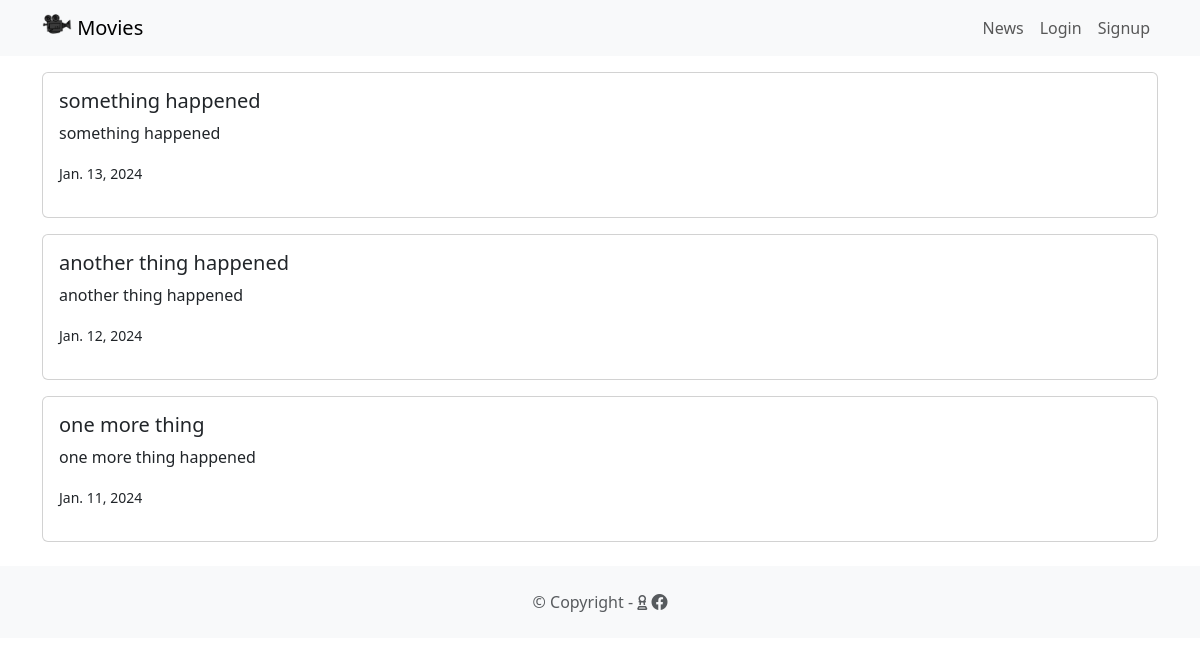
Page /news/ on the committed database.
### news/models.py (models this page shows, shortened)
class News(models.Model):
    headline = models.CharField(max_length=200)
    body = models.TextField()
    date = models.DateField()

### news/views.py (the view)
# urls.py: path('news/', include('news.urls')),
def news(request):
    newss = News.objects.all().order_by('-date')
    return render(request, 'news.html', {'newss':newss})

### news/templates/news.html
{% extends 'base.html' %}
{% block content %}
{% for news in newss %}
<div v-for="movie in movies" class="col">
  <div class="card mb-3">
    <div class="row g-0">
      <div class="card-body">
        <h5 class="card-title">{{ news.headline }}</h5>
        <p class="card-text">{{ news.body }}</p>
        <p cass="card-text"><small> {{ news.date }} </small></p>
      </div>
    </div>
  </div>
</div>
{% endfor %}
{% endblock content %}

### rows in the picture
News: headline "something happened", body "something happened", date "Jan. 13, 2024"
News: headline "another thing happened", body "another thing happened", date "Jan. 12, 2024"
News: headline "one more thing", body "one more thing happened", date "Jan. 11, 2024"
